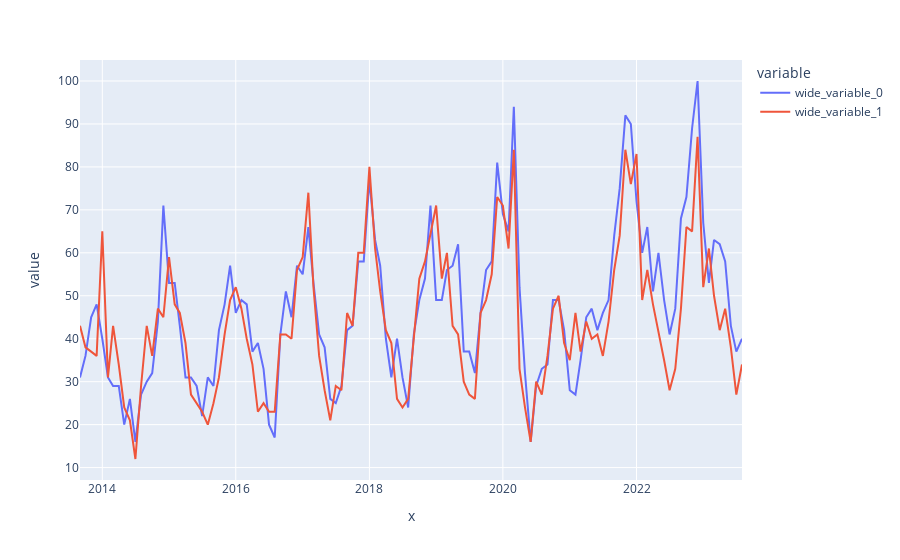

The notebook cell this image was saved under:
### Code cell
kwords = [#'flu'
          #'fever'
          #'sore throat',
            'cough'
            ,'cold'
          #,'symptoms'
          #,'chills'
          ]
pytrends.build_payload(kwords, cat=419, timeframe='2012-01-01 2023-08-22', geo='US-MI-563')
data = pytrends.interest_over_time().reset_index()
px.line(x=data['date'],y=[data[term] for term in kwords]).show()
